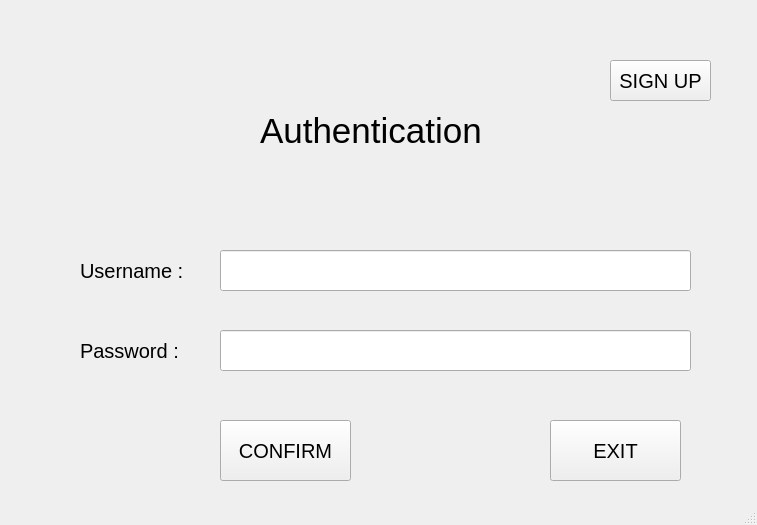
<?xml version="1.0" encoding="UTF-8"?>
<ui version="4.0">
 <class>app</class>
 <widget class="QMainWindow" name="app">
  <property name="geometry">
   <rect>
    <x>0</x>
    <y>0</y>
    <width>757</width>
    <height>525</height>
   </rect>
  </property>
  <property name="windowTitle">
   <string>app</string>
  </property>
  <widget class="QWidget" name="centralwidget">
   <widget class="QStackedWidget" name="stackedWidget">
    <property name="geometry">
     <rect>
      <x>-20</x>
      <y>-10</y>
      <width>801</width>
      <height>581</height>
     </rect>
    </property>
    <widget class="QWidget" name="Authenticaiton">
     <widget class="QStackedWidget" name="stackedWidgetAuth">
      <property name="geometry">
       <rect>
        <x>10</x>
        <y>40</y>
        <width>771</width>
        <height>531</height>
       </rect>
      </property>
      <widget class="QWidget" name="LogIN">
       <widget class="QLabel" name="label_2">
        <property name="geometry">
         <rect>
          <x>270</x>
          <y>50</y>
          <width>281</width>
          <height>101</height>
         </rect>
        </property>
        <property name="styleSheet">
         <string notr="true">QLabel {
font-size:35px;
}</string>
        </property>
        <property name="text">
         <string>Authentication</string>
        </property>
       </widget>
       <widget class="QLabel" name="label_4">
        <property name="geometry">
         <rect>
          <x>90</x>
          <y>200</y>
          <width>141</width>
          <height>81</height>
         </rect>
        </property>
        <property name="styleSheet">
         <string notr="true">QLabel {
font-size:20px;
}</string>
        </property>
        <property name="text">
         <string>Username :</string>
        </property>
       </widget>
       <widget class="QLabel" name="label_5">
        <property name="geometry">
         <rect>
          <x>90</x>
          <y>280</y>
          <width>141</width>
          <height>81</height>
         </rect>
        </property>
        <property name="styleSheet">
         <string notr="true">QLabel {
font-size:20px;
}</string>
        </property>
        <property name="text">
         <string>Password :</string>
        </property>
       </widget>
       <widget class="QLineEdit" name="lineEditUsernameLog">
        <property name="geometry">
         <rect>
          <x>230</x>
          <y>220</y>
          <width>471</width>
          <height>41</height>
         </rect>
        </property>
        <property name="styleSheet">
         <string notr="true">QLineEdit {
font-size:20px;
}</string>
        </property>
       </widget>
       <widget class="QLineEdit" name="lineEditPasswordLog">
        <property name="geometry">
         <rect>
          <x>230</x>
          <y>300</y>
          <width>471</width>
          <height>41</height>
         </rect>
        </property>
        <property name="styleSheet">
         <string notr="true">QLineEdit {
font-size:20px;
}</string>
        </property>
       </widget>
       <widget class="QPushButton" name="ButtonExitLog">
        <property name="geometry">
         <rect>
          <x>560</x>
          <y>390</y>
          <width>131</width>
          <height>61</height>
         </rect>
        </property>
        <property name="styleSheet">
         <string notr="true">QPushButton {
font-size:20px;
}</string>
        </property>
        <property name="text">
         <string>EXIT</string>
        </property>
       </widget>
       <widget class="QPushButton" name="ButtonConLog">
        <property name="geometry">
         <rect>
          <x>230</x>
          <y>390</y>
          <width>131</width>
          <height>61</height>
         </rect>
        </property>
        <property name="styleSheet">
         <string notr="true">QPushButton {
font-size:20px;
}</string>
        </property>
        <property name="text">
         <string>CONFIRM</string>
        </property>
       </widget>
       <widget class="QPushButton" name="ButtonTransferLog">
        <property name="geometry">
         <rect>
          <x>620</x>
          <y>30</y>
          <width>101</width>
          <height>41</height>
         </rect>
        </property>
        <property name="styleSheet">
         <string notr="true">QPushButton {
font-size:20px;
}</string>
        </property>
        <property name="text">
         <string>SIGN UP</string>
        </property>
       </widget>
      </widget>
      <widget class="QWidget" name="SignUp">
       <widget class="QLabel" name="label_3">
        <property name="geometry">
         <rect>
          <x>260</x>
          <y>50</y>
          <width>281</width>
          <height>101</height>
         </rect>
        </property>
        <property name="styleSheet">
         <string notr="true">QLabel {
font-size:35px;
}</string>
        </property>
        <property name="text">
         <string>Create Account</string>
        </property>
       </widget>
       <widget class="QLabel" name="label_6">
        <property name="geometry">
         <rect>
          <x>90</x>
          <y>200</y>
          <width>141</width>
          <height>81</height>
         </rect>
        </property>
        <property name="styleSheet">
         <string notr="true">QLabel {
font-size:20px;
}</string>
        </property>
        <property name="text">
         <string>Username :</string>
        </property>
       </widget>
       <widget class="QLabel" name="label_7">
        <property name="geometry">
         <rect>
          <x>90</x>
          <y>280</y>
          <width>141</width>
          <height>81</height>
         </rect>
        </property>
        <property name="styleSheet">
         <string notr="true">QLabel {
font-size:20px;
}</string>
        </property>
        <property name="text">
         <string>Password :</string>
        </property>
       </widget>
       <widget class="QLineEdit" name="lineEditUsernameSign">
        <property name="geometry">
         <rect>
          <x>230</x>
          <y>220</y>
          <width>471</width>
          <height>41</height>
         </rect>
        </property>
        <property name="styleSheet">
         <string notr="true">QLineEdit {
font-size:20px;
}</string>
        </property>
       </widget>
       <widget class="QLineEdit" name="lineEditPasswordSign">
        <property name="geometry">
         <rect>
          <x>230</x>
          <y>300</y>
          <width>471</width>
          <height>41</height>
         </rect>
        </property>
        <property name="styleSheet">
         <string notr="true">QLineEdit {
font-size:20px;
}</string>
        </property>
       </widget>
       <widget class="QPushButton" name="ButtonExitSign">
        <property name="geometry">
         <rect>
          <x>560</x>
          <y>390</y>
          <width>131</width>
          <height>61</height>
         </rect>
        </property>
        <property name="styleSheet">
         <string notr="true">QPushButton {
font-size:20px;
}</string>
        </property>
        <property name="text">
         <string>EXIT</string>
        </property>
       </widget>
       <widget class="QPushButton" name="ButtonConSign">
        <property name="geometry">
         <rect>
          <x>230</x>
          <y>390</y>
          <width>131</width>
          <height>61</height>
         </rect>
        </property>
        <property name="styleSheet">
         <string notr="true">QPushButton {
font-size:20px;
}</string>
        </property>
        <property name="text">
         <string>CONFIRM</string>
        </property>
       </widget>
       <widget class="QPushButton" name="ButtonTransferSign">
        <property name="geometry">
         <rect>
          <x>620</x>
          <y>30</y>
          <width>101</width>
          <height>41</height>
         </rect>
        </property>
        <property name="styleSheet">
         <string notr="true">QPushButton {
font-size:20px;
}</string>
        </property>
        <property name="text">
         <string>LOG IN</string>
        </property>
       </widget>
      </widget>
     </widget>
    </widget>
    <widget class="QWidget" name="MainMenu">
     <widget class="QLabel" name="label">
      <property name="geometry">
       <rect>
        <x>290</x>
        <y>30</y>
        <width>231</width>
        <height>81</height>
       </rect>
      </property>
      <property name="styleSheet">
       <string notr="true">QLabel {
font-size:45px;
}</string>
      </property>
      <property name="text">
       <string>Main Menu</string>
      </property>
     </widget>
     <widget class="QPushButton" name="ButtonOption1">
      <property name="geometry">
       <rect>
        <x>90</x>
        <y>260</y>
        <width>161</width>
        <height>51</height>
       </rect>
      </property>
      <property name="text">
       <string>Option1</string>
      </property>
     </widget>
     <widget class="QPushButton" name="ButtonExitMain">
      <property name="geometry">
       <rect>
        <x>450</x>
        <y>390</y>
        <width>161</width>
        <height>51</height>
       </rect>
      </property>
      <property name="text">
       <string>Exit</string>
      </property>
     </widget>
     <widget class="QPushButton" name="ButtonLeaderBoard">
      <property name="geometry">
       <rect>
        <x>190</x>
        <y>390</y>
        <width>161</width>
        <height>51</height>
       </rect>
      </property>
      <property name="text">
       <string>LeaderBoard</string>
      </property>
     </widget>
     <widget class="QPushButton" name="ButtonOption2">
      <property name="geometry">
       <rect>
        <x>320</x>
        <y>260</y>
        <width>161</width>
        <height>51</height>
       </rect>
      </property>
      <property name="text">
       <string>Option2</string>
      </property>
     </widget>
     <widget class="QPushButton" name="ButtonOption3">
      <property name="geometry">
       <rect>
        <x>550</x>
        <y>260</y>
        <width>161</width>
        <height>51</height>
       </rect>
      </property>
      <property name="text">
       <string>Option3</string>
      </property>
     </widget>
     <widget class="QLabel" name="UsernameMainMenu">
      <property name="geometry">
       <rect>
        <x>20</x>
        <y>10</y>
        <width>321</width>
        <height>51</height>
       </rect>
      </property>
      <property name="text">
       <string/>
      </property>
     </widget>
    </widget>
    <widget class="QWidget" name="LeadersBoard">
     <widget class="QScrollArea" name="scrollArea">
      <property name="geometry">
       <rect>
        <x>180</x>
        <y>20</y>
        <width>451</width>
        <height>491</height>
       </rect>
      </property>
      <property name="widgetResizable">
       <bool>true</bool>
      </property>
      <widget class="QWidget" name="scrollAreaWidgetContents">
       <property name="geometry">
        <rect>
         <x>0</x>
         <y>0</y>
         <width>449</width>
         <height>489</height>
        </rect>
       </property>
       <widget class="QTableView" name="tableView">
        <property name="geometry">
         <rect>
          <x>0</x>
          <y>0</y>
          <width>451</width>
          <height>491</height>
         </rect>
        </property>
       </widget>
      </widget>
     </widget>
     <widget class="QLabel" name="Username">
      <property name="geometry">
       <rect>
        <x>200</x>
        <y>510</y>
        <width>321</width>
        <height>51</height>
       </rect>
      </property>
      <property name="text">
       <string/>
      </property>
     </widget>
     <widget class="QPushButton" name="ButtonMainMenuLB">
      <property name="geometry">
       <rect>
        <x>670</x>
        <y>220</y>
        <width>91</width>
        <height>61</height>
       </rect>
      </property>
      <property name="text">
       <string>Main Menu</string>
      </property>
     </widget>
     <widget class="QComboBox" name="LeadersBoardChoseTable">
      <property name="geometry">
       <rect>
        <x>50</x>
        <y>300</y>
        <width>91</width>
        <height>26</height>
       </rect>
      </property>
      <item>
       <property name="text">
        <string>Symbols</string>
       </property>
      </item>
      <item>
       <property name="text">
        <string>Words</string>
       </property>
      </item>
     </widget>
     <widget class="QPushButton" name="LeadersBoardUpdateButton">
      <property name="geometry">
       <rect>
        <x>50</x>
        <y>220</y>
        <width>91</width>
        <height>61</height>
       </rect>
      </property>
      <property name="text">
       <string>Update</string>
      </property>
     </widget>
    </widget>
    <widget class="QWidget" name="Option1">
     <widget class="QPushButton" name="ButtonMainMenuOP1">
      <property name="geometry">
       <rect>
        <x>630</x>
        <y>390</y>
        <width>91</width>
        <height>61</height>
       </rect>
      </property>
      <property name="text">
       <string>Main Menu</string>
      </property>
     </widget>
     <widget class="QLabel" name="Option1OUT">
      <property name="geometry">
       <rect>
        <x>100</x>
        <y>270</y>
        <width>591</width>
        <height>81</height>
       </rect>
      </property>
      <property name="styleSheet">
       <string notr="true">QLabel {
font-size:30px;
}</string>
      </property>
      <property name="text">
       <string/>
      </property>
     </widget>
     <widget class="QPushButton" name="Option1ButtonStart">
      <property name="geometry">
       <rect>
        <x>330</x>
        <y>390</y>
        <width>111</width>
        <height>61</height>
       </rect>
      </property>
      <property name="text">
       <string>Start</string>
      </property>
     </widget>
     <widget class="QLabel" name="Option1TIME">
      <property name="geometry">
       <rect>
        <x>130</x>
        <y>130</y>
        <width>571</width>
        <height>81</height>
       </rect>
      </property>
      <property name="styleSheet">
       <string notr="true">QLabel {
font-size:30px;
}</string>
      </property>
      <property name="text">
       <string/>
      </property>
     </widget>
     <widget class="QLabel" name="Option1LabelTime">
      <property name="geometry">
       <rect>
        <x>30</x>
        <y>130</y>
        <width>71</width>
        <height>81</height>
       </rect>
      </property>
      <property name="styleSheet">
       <string notr="true">QLabel {
font-size:30px;
}</string>
      </property>
      <property name="text">
       <string>Time</string>
      </property>
     </widget>
     <widget class="QLabel" name="Option1LabelPoints">
      <property name="geometry">
       <rect>
        <x>30</x>
        <y>40</y>
        <width>91</width>
        <height>81</height>
       </rect>
      </property>
      <property name="styleSheet">
       <string notr="true">QLabel {
font-size:30px;
}</string>
      </property>
      <property name="text">
       <string>Points</string>
      </property>
     </widget>
     <widget class="QLabel" name="Option1Points">
      <property name="geometry">
       <rect>
        <x>130</x>
        <y>40</y>
        <width>571</width>
        <height>81</height>
       </rect>
      </property>
      <property name="styleSheet">
       <string notr="true">QLabel {
font-size:30px;
}</string>
      </property>
      <property name="text">
       <string/>
      </property>
     </widget>
     <widget class="QComboBox" name="Option1ChoseNumber">
      <property name="geometry">
       <rect>
        <x>240</x>
        <y>390</y>
        <width>79</width>
        <height>26</height>
       </rect>
      </property>
      <item>
       <property name="text">
        <string>200</string>
       </property>
      </item>
      <item>
       <property name="text">
        <string>100</string>
       </property>
      </item>
      <item>
       <property name="text">
        <string>50</string>
       </property>
      </item>
      <item>
       <property name="text">
        <string>25</string>
       </property>
      </item>
     </widget>
    </widget>
    <widget class="QWidget" name="Option2">
     <widget class="QPushButton" name="ButtonMainMenuOP2">
      <property name="geometry">
       <rect>
        <x>630</x>
        <y>370</y>
        <width>91</width>
        <height>61</height>
       </rect>
      </property>
      <property name="text">
       <string>Main Menu</string>
      </property>
     </widget>
     <widget class="QPushButton" name="Option2ButtonStart">
      <property name="geometry">
       <rect>
        <x>430</x>
        <y>370</y>
        <width>111</width>
        <height>61</height>
       </rect>
      </property>
      <property name="text">
       <string>Start</string>
      </property>
     </widget>
     <widget class="QComboBox" name="Option2ChoseNumber">
      <property name="geometry">
       <rect>
        <x>340</x>
        <y>370</y>
        <width>79</width>
        <height>26</height>
       </rect>
      </property>
      <item>
       <property name="text">
        <string>50</string>
       </property>
      </item>
      <item>
       <property name="text">
        <string>25</string>
       </property>
      </item>
      <item>
       <property name="text">
        <string>15</string>
       </property>
      </item>
      <item>
       <property name="text">
        <string>5</string>
       </property>
      </item>
     </widget>
     <widget class="QLabel" name="OptionLabelPoints">
      <property name="geometry">
       <rect>
        <x>30</x>
        <y>10</y>
        <width>91</width>
        <height>81</height>
       </rect>
      </property>
      <property name="styleSheet">
       <string notr="true">QLabel {
font-size:30px;
}</string>
      </property>
      <property name="text">
       <string>Points</string>
      </property>
     </widget>
     <widget class="QLabel" name="Option2LabelTime">
      <property name="geometry">
       <rect>
        <x>30</x>
        <y>80</y>
        <width>71</width>
        <height>81</height>
       </rect>
      </property>
      <property name="styleSheet">
       <string notr="true">QLabel {
font-size:30px;
}</string>
      </property>
      <property name="text">
       <string>Time</string>
      </property>
     </widget>
     <widget class="QLabel" name="Option2OUT">
      <property name="geometry">
       <rect>
        <x>60</x>
        <y>230</y>
        <width>591</width>
        <height>81</height>
       </rect>
      </property>
      <property name="styleSheet">
       <string notr="true">QLabel {
font-size:30px;
}</string>
      </property>
      <property name="text">
       <string/>
      </property>
     </widget>
     <widget class="QLabel" name="Option2Points">
      <property name="geometry">
       <rect>
        <x>120</x>
        <y>10</y>
        <width>571</width>
        <height>81</height>
       </rect>
      </property>
      <property name="styleSheet">
       <string notr="true">QLabel {
font-size:30px;
}</string>
      </property>
      <property name="text">
       <string/>
      </property>
     </widget>
     <widget class="QLabel" name="Option2TIME">
      <property name="geometry">
       <rect>
        <x>110</x>
        <y>80</y>
        <width>571</width>
        <height>81</height>
       </rect>
      </property>
      <property name="styleSheet">
       <string notr="true">QLabel {
font-size:30px;
}</string>
      </property>
      <property name="text">
       <string/>
      </property>
     </widget>
    </widget>
    <widget class="QWidget" name="Option3">
     <widget class="QPushButton" name="ButtonMainMenuOP3">
      <property name="geometry">
       <rect>
        <x>640</x>
        <y>370</y>
        <width>91</width>
        <height>61</height>
       </rect>
      </property>
      <property name="text">
       <string>Main Menu</string>
      </property>
     </widget>
     <widget class="QPushButton" name="Option3ButtonStart">
      <property name="geometry">
       <rect>
        <x>400</x>
        <y>370</y>
        <width>111</width>
        <height>61</height>
       </rect>
      </property>
      <property name="text">
       <string>Start</string>
      </property>
     </widget>
     <widget class="QComboBox" name="Option3ChoseNumber">
      <property name="geometry">
       <rect>
        <x>300</x>
        <y>380</y>
        <width>79</width>
        <height>26</height>
       </rect>
      </property>
      <item>
       <property name="text">
        <string>60</string>
       </property>
      </item>
      <item>
       <property name="text">
        <string>30</string>
       </property>
      </item>
      <item>
       <property name="text">
        <string>15</string>
       </property>
      </item>
     </widget>
     <widget class="QLabel" name="Option3LabelTime">
      <property name="geometry">
       <rect>
        <x>30</x>
        <y>100</y>
        <width>71</width>
        <height>81</height>
       </rect>
      </property>
      <property name="styleSheet">
       <string notr="true">QLabel {
font-size:30px;
}</string>
      </property>
      <property name="text">
       <string>Time</string>
      </property>
     </widget>
     <widget class="QLabel" name="Option3OUT">
      <property name="geometry">
       <rect>
        <x>40</x>
        <y>230</y>
        <width>591</width>
        <height>81</height>
       </rect>
      </property>
      <property name="styleSheet">
       <string notr="true">QLabel {
font-size:30px;
}</string>
      </property>
      <property name="text">
       <string/>
      </property>
     </widget>
     <widget class="QLabel" name="Option3Points">
      <property name="geometry">
       <rect>
        <x>120</x>
        <y>20</y>
        <width>571</width>
        <height>81</height>
       </rect>
      </property>
      <property name="styleSheet">
       <string notr="true">QLabel {
font-size:30px;
}</string>
      </property>
      <property name="text">
       <string/>
      </property>
     </widget>
     <widget class="QLabel" name="Option3TIME">
      <property name="geometry">
       <rect>
        <x>110</x>
        <y>100</y>
        <width>571</width>
        <height>81</height>
       </rect>
      </property>
      <property name="styleSheet">
       <string notr="true">QLabel {
font-size:30px;
}</string>
      </property>
      <property name="text">
       <string/>
      </property>
     </widget>
     <widget class="QLabel" name="Option3LabelPoints">
      <property name="geometry">
       <rect>
        <x>30</x>
        <y>20</y>
        <width>91</width>
        <height>81</height>
       </rect>
      </property>
      <property name="styleSheet">
       <string notr="true">QLabel {
font-size:30px;
}</string>
      </property>
      <property name="text">
       <string>Points</string>
      </property>
     </widget>
     <widget class="QComboBox" name="Option3ChoseType">
      <property name="geometry">
       <rect>
        <x>200</x>
        <y>380</y>
        <width>79</width>
        <height>26</height>
       </rect>
      </property>
      <item>
       <property name="text">
        <string>Symbols</string>
       </property>
      </item>
      <item>
       <property name="text">
        <string>Words</string>
       </property>
      </item>
     </widget>
    </widget>
    <widget class="QWidget" name="Option4">
     <widget class="QPushButton" name="ButtonMainMenuOP4">
      <property name="geometry">
       <rect>
        <x>420</x>
        <y>200</y>
        <width>91</width>
        <height>61</height>
       </rect>
      </property>
      <property name="text">
       <string>Main Menu</string>
      </property>
     </widget>
    </widget>
   </widget>
  </widget>
  <widget class="QMenuBar" name="menubar">
   <property name="geometry">
    <rect>
     <x>0</x>
     <y>0</y>
     <width>757</width>
     <height>26</height>
    </rect>
   </property>
  </widget>
  <widget class="QStatusBar" name="statusbar"/>
 </widget>
 <resources/>
 <connections/>
</ui>
